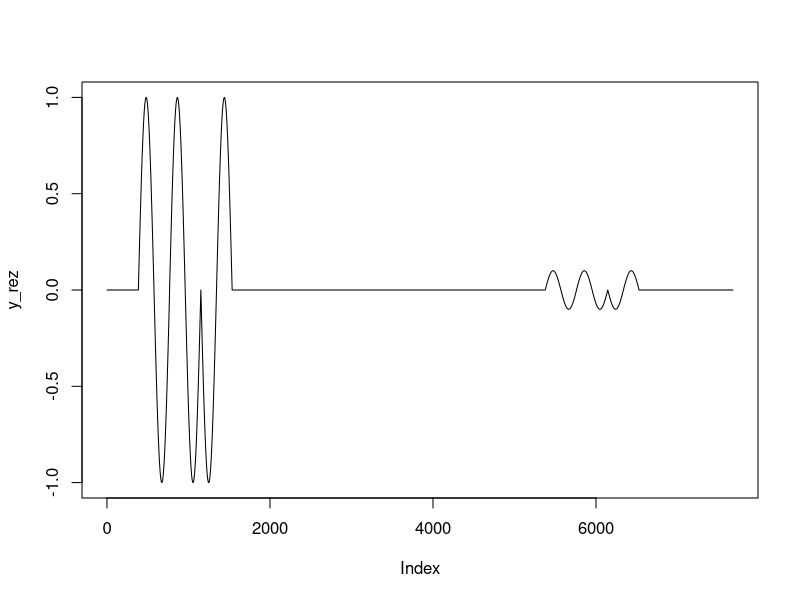
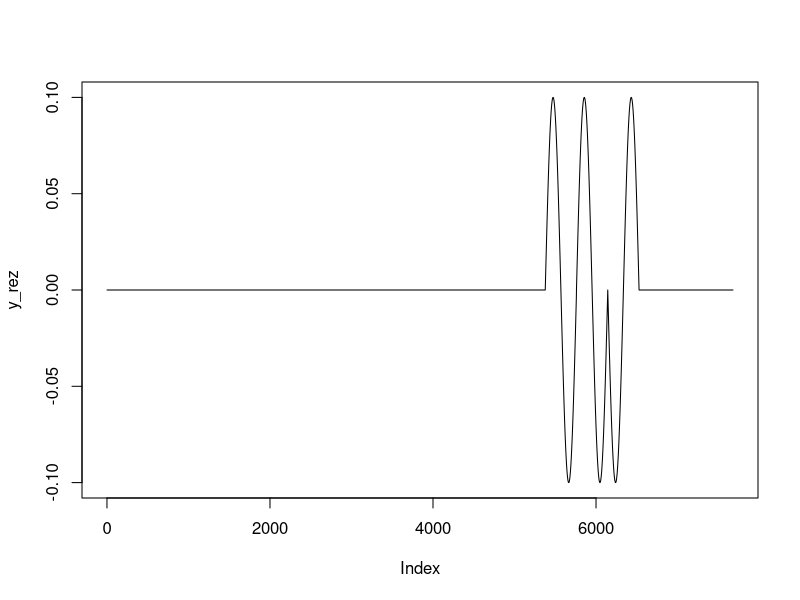
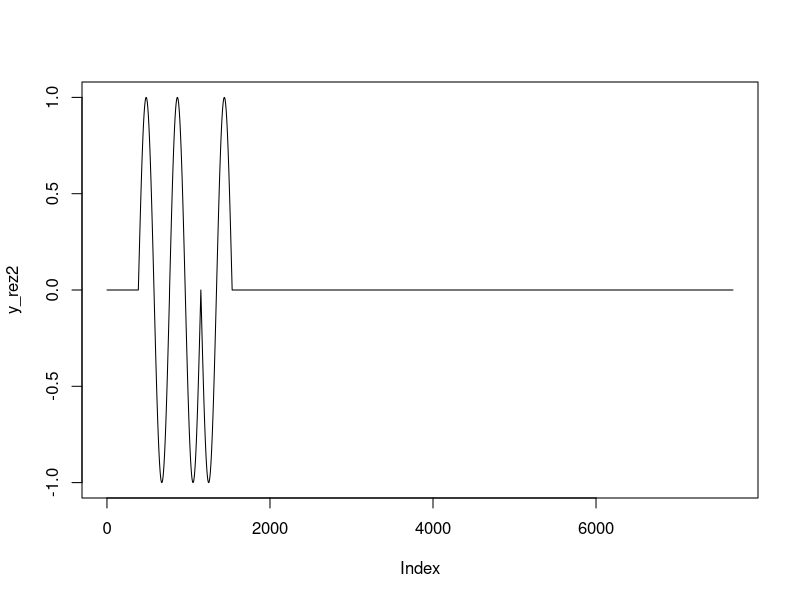
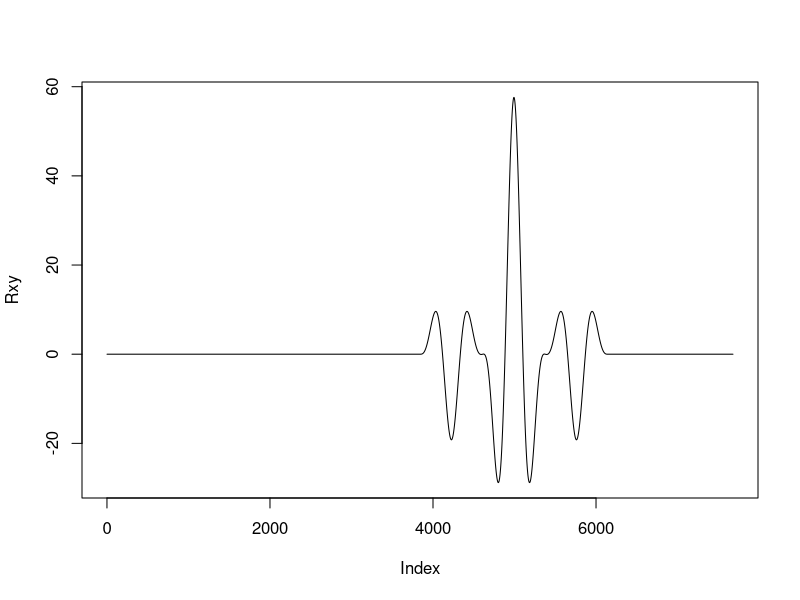

Reproduce these figures in R, in order.
Ts <- 0.002
f <- 192000
i <- seq(0, (Ts-(1/f)),by = 1/f)
y5 <- sin(2 * pi * 500 * i)
y6 <- (-1) * y5

n <- length(y5)
y_000 <- y5
y_000[n:(2*n-1)] <- y5
y_000[(2*n):(3*n-1)] <- y6

y_rez <- 0
y_rez[1:length(i)] <- 0
y_rez[(length(i)+1):(1+length(y_000)+length(i)-1)] <- y_000
y_rez[(1+length(y_000)+length(i)):(1+length(y_000)+11*length(i))] <- 0
y_rez[(2+length(y_000)+11*length(i)):(length(y_000)+14*length(i))] <- (0.1)*y_000
y_rez[(1+length(y_000)+14*length(i)):(1+length(y_000)+17*length(i))] <- 0
plot(y_rez, type = "l")

y_rez2<-y_rez
y_rez2[(2+length(y_000)+11*length(i)):(length(y_000)+14*length(i))] <- 0

y_rez[(length(i)+1):(1+length(y_000)+length(i)-1)] <- 0
plot(y_rez,type="l")
plot(y_rez2,type="l")

##========================

N<-length(y_rez)
Rxy<-rep(0, N-1)
for(j in 1:N){
  sum1 <- 0
  
  for(i1 in 1:(N-j+1)){ 
    
    sum1 <- sum1 + y_rez2[i1]*y_rez[i1+j-1]
    
    ##print(sum1)
  }
  
  Rxy[j]<-sum1
}   
plot(Rxy,type="l")